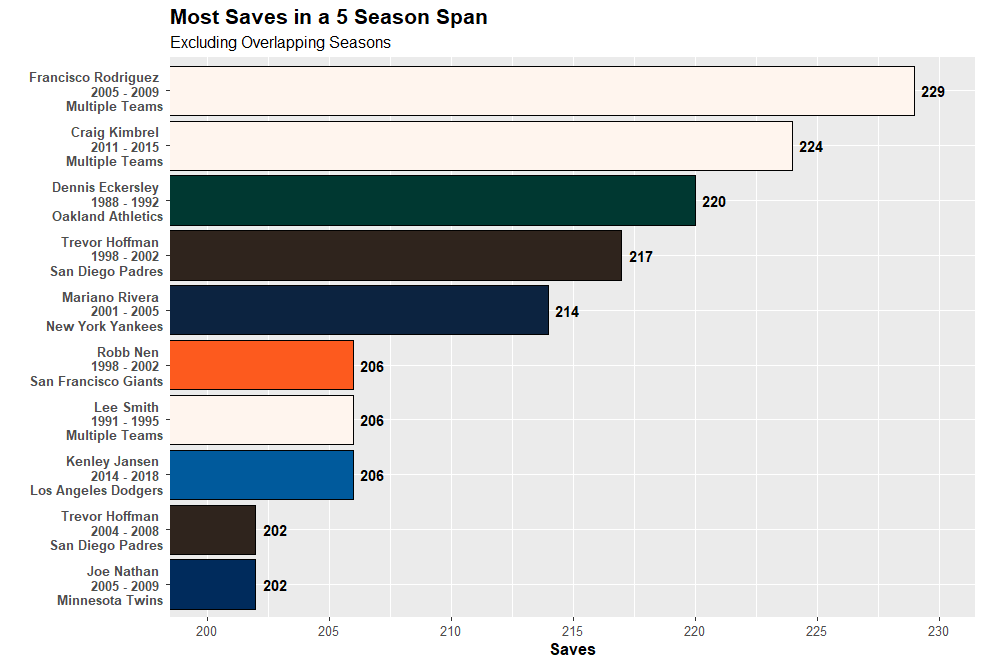

The script that drew this image:
#Set working directory

setwd("C:/Users/daily/Desktop/Repositories/MiscVisuals/Website Visualizations/Most X in Span/MLB")

#Loading necessary libraries

library(sqldf)
library(tidyverse)
library(zoo)
library(data.table)
library(Lahman)

#Get data from Lahman Database

data <- sqldf('SELECT People.playerID, Pitching.yearID, People.nameFirst, People.nameLast,
GROUP_CONCAT(TeamsFranchises.franchName) AS Teams, TeamsFranchises.franchID, SUM(Pitching.SV) AS SV
                    FROM People
                    INNER JOIN Pitching
                    ON People.playerID = Pitching.PlayerID
                    INNER JOIN Teams
                    ON Pitching.teamID = Teams.teamID
                    AND Pitching.yearID = Teams.yearID
                    INNER JOIN TeamsFranchises
                    ON Teams.franchID = TeamsFranchises.franchID
                    GROUP BY Pitching.playerID, Pitching.yearID
                    ORDER BY SUM(Pitching.SV) DESC')

#Calculate the totals and find the season the span started

data <- data %>%
  arrange(playerID, yearID) %>%
  group_by(playerID) %>%
  mutate(SV_Total = rollapply(SV, width = 5, FUN = sum, align = "right",partial = TRUE)) %>%
  mutate(firstYear_rd = lag(yearID, 4)) %>%
  fill(firstYear_rd, .direction = "up") %>%
  mutate(first_year_2_rd = lag(yearID,3)) %>%
  fill(first_year_2_rd, .direction = "up") %>%
  mutate(first_year_3_rd = lag(yearID,2)) %>%
  fill(first_year_3_rd, .direction = "up") %>%
  mutate(first_year_4_rd = lag(yearID,1)) %>%
  fill(first_year_4_rd, .direction = "up") %>%
  mutate(firstYear = ifelse(is.na(firstYear_rd) & is.na(first_year_2_rd) & is.na(first_year_3_rd) & is.na(first_year_4_rd), yearID,
                            ifelse(is.na(firstYear_rd) & is.na(first_year_2_rd) & is.na(first_year_3_rd), first_year_4_rd,
                                   ifelse(is.na(firstYear_rd) & is.na(first_year_2_rd), first_year_3_rd,
                                          ifelse(is.na(firstYear_rd), first_year_2_rd, firstYear_rd))))) %>%
  mutate(Range = yearID - firstYear) %>%
  mutate(prevTeam = lag(Teams,4)) %>%
  mutate(prevTeam = ifelse(is.na(prevTeam), Teams, prevTeam)) %>%
  mutate(prevTeam_2 = lag(Teams,3)) %>%
  mutate(prevTeam_2 = ifelse(is.na(prevTeam_2), Teams, prevTeam_2)) %>%
  mutate(prevTeam_3 = lag(Teams,2)) %>%
  mutate(prevTeam_3 = ifelse(is.na(prevTeam_3), Teams, prevTeam_3)) %>%
  mutate(prevTeam_4 = lag(Teams,1)) %>%
  mutate(prevTeam_4 = ifelse(is.na(prevTeam_4), Teams, prevTeam_4)) %>%
  mutate(OneFranchise = ifelse(Teams == prevTeam & Teams == prevTeam_2 & Teams == prevTeam_3 & Teams == prevTeam_4, "Yes", "No")) %>%
  ungroup()

#Choose only the columns needed for visual

display_data <- sqldf('SELECT firstYear AS MIN,
      yearID AS MAX,
      Range,
      playerID,
      nameFirst,
      nameLast,
      Teams,
      SV_Total,
      OneFranchise
      FROM data
      GROUP BY playerID, yearID
      ORDER BY SV_Total DESC')

#Add index number to find overlapping values (Only finds overlapping values for top value in group)

setDT(display_data)
display_data$index <- display_data[display_data, on = .(playerID, MAX>=MIN, MIN<=MAX), mult ="first", which = TRUE]

#Keep only top value from index grouping

no_dupes <- display_data %>%
  group_by(index) %>%
  slice_head() %>%
  group_by(playerID,MIN) %>%
  slice_head() %>%
  arrange(-SV_Total) %>%
  ungroup()

#Limit to top 10 spots

top_data <- no_dupes %>%
  mutate(Rank = rank(-SV_Total, ties.method = "min")) %>%
  filter(Rank <= 10)

#Create Team Name for Players with More Than 1 Franchise

top_data <- top_data %>%
  mutate(DisplayFranchises = ifelse(OneFranchise == "No", "Multiple Teams", Teams))

#Combine columns for display

top_data <- top_data %>%
  mutate(chart_label = paste(nameFirst,nameLast, "\n", MIN, "-", MAX, "\n",DisplayFranchises))

#Team Colors for display

fill_color <- c("Arizona Diamondbacks" = "#5F259F",
                "Atlanta Braves" = "#CE1141",
                "Baltimore Orioles" = "#DF4601",
                "Boston Red Sox" = "#BD3039",
                "Chicago Cubs" = "#0E3386",
                "Chicago White Sox" = "#27251F",
                "Cincinnati Reds" = "#C6011F",
                "Cleveland Indians" = "#E31937",
                "Colorado Rockies" = "#33006F;",
                "Detroit Tigers" = "#FA4616",
                "Houston Astros" = "#EB6E1F",
                "Kansas City Royals" = "#004687",
                "Los Angeles Angels" = "#BA0021",
                "Los Angeles Angels of Anaheim" = "#BA0021",
                "Los Angeles Dodgers" = "#005A9C",
                "Miami Marlins" = "#00A3E0",
                "Milwaukee Brewers" = "#FFC52F",
                "Minnesota Twins" = "#002B5C",
                "New York Mets" = "#FF5910",
                "New York Yankees" = "#0C2340",
                "Oakland Athletics" = "#003831",
                "Philadelphia Phillies" = "#E81828",
                "Pittsburgh Pirates" = "#FDB827",
                "St. Louis Cardinals" = "#C41E3A",
                "San Diego Padres" = "#2F241D",
                "San Francisco Giants" = "#FD5A1E",
                "Seattle Mariners" = "#005C5C",
                "Tampa Bay Rays" = "#8FBCE6",
                "Texas Rangers" = "#C0111F",
                "Toronto Blue Jays" = "#134A8E",
                "Washington Nationals" = "#AB0003",
                "Multiple Teams" = "seashell",
                "Louisville Colonels" = "seashell",
                "Providence Grays" = "seashell")

#Create visual

top_data %>%
  ggplot(aes(x = reorder(chart_label, SV_Total), y = SV_Total, fill = DisplayFranchises)) +
  geom_bar(stat = "identity", color = "black") +
  geom_text(aes(label = SV_Total), fontface = "bold", hjust = -0.3) +
  coord_flip(ylim = c(200, 230)) +
  scale_y_continuous(breaks = seq(200, 230, 5)) +
  scale_fill_manual(values = fill_color) +
  theme(plot.title = element_text(size = 16, face = "bold"),
        plot.subtitle = element_text(size = 12),
        axis.title.x = element_text(size = 12, face = "bold"),
        axis.text.x = element_text(size = 10),
        axis.text.y = element_text(size = 10, face ="bold"),
        legend.position = "none") +
  labs(title = "Most Saves in a 5 Season Span",
       subtitle = "Excluding Overlapping Seasons",
       x = "",
       y = "Saves")
